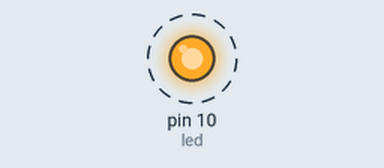
Simulated run of this sketch. Board: Arduino Uno, built with avr-gcc and run on an emulated ATmega328P. Shown: output pins drawn as LEDs (lit = HIGH). Dashed ring = blinking.

Above: at 0.5 s.
Timing chart, 0 to 4.6 s (numbered marks = the images above):
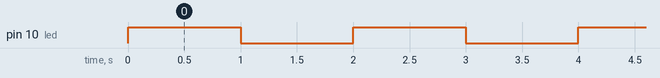

Measured:
- by itself, pin 10 (led): alternates HIGH for 1.0 s and LOW for 1.0 s

The sketch:

Blink.ino
```cpp
int led =10;
void setup()
{

  pinMode(led, OUTPUT);
}
void loop()
{
  digitalWrite(led, HIGH);
  delay(1000);
  digitalWrite(led, LOW);
  delay(1000);
}
```
